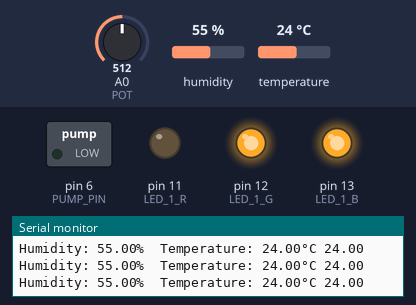
Recording of a sketch running on a simulated Arduino Uno, built with avr-gcc and run on an emulated ATmega328P. Parts: switched loads named in the sketch (green lamp = pin HIGH), output pins drawn as LEDs (lit = HIGH), the last lines printed to the serial monitor. The inputs (shaded band) are chosen by the test bench; at power-on: humidity 55 %, A0 (POT) = 512, temperature 24 °C.

Above: at 2.8 s.
2.9 s: humidity set to 52 %
9.0 s: humidity set to 49 %
At 11.1 s:
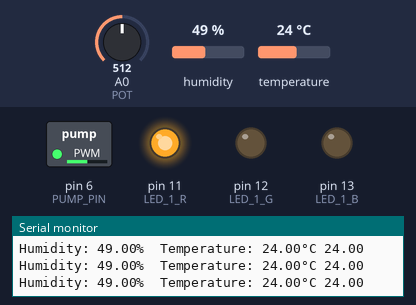
11.8 s: humidity set to 88 %
At 13.3 s:
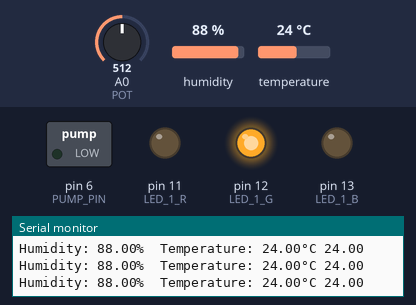
14.6 s: humidity set to 82 %
20.7 s: humidity set to 79 %
At 23.5 s:
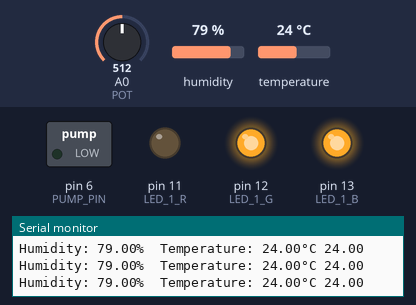
24.1 s: humidity set to 22 %
At 25.7 s:
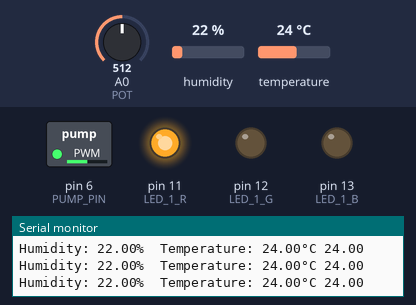
Timing chart, 0 to 27.2 s (numbered marks = the images above; inputs shaded):
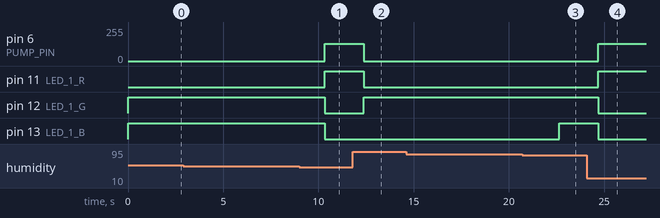

Measured:
- the behaviour switches between 51 and 50 % on humidity (found by bisection; images 0 and 1)
- the behaviour switches between 81 and 80 % on humidity (found by bisection; images 2 and 3)
- after the input at 9.0 s, pin 6 (PUMP_PIN): 0/255 → 128/255 after 1.3 s; pin 11 (LED_1_R): LOW → HIGH after 1.3 s; pin 12 (LED_1_G), pin 13 (LED_1_B): HIGH → LOW after 1.3 s
- after the input at 11.8 s, pin 6 (PUMP_PIN): 128/255 → 0/255 after 0.57 s; pin 11 (LED_1_R): HIGH → LOW after 0.57 s; pin 12 (LED_1_G): LOW → HIGH after 0.57 s
- after the input at 20.7 s, pin 13 (LED_1_B): LOW → HIGH after 1.9 s
- after the input at 24.1 s, pin 6 (PUMP_PIN): 0/255 → 128/255 after 0.59 s; pin 11 (LED_1_R): LOW → HIGH after 0.59 s; pin 12 (LED_1_G), pin 13 (LED_1_B): HIGH → LOW after 0.59 s

The sketch:

HumidityTimeSensor.ino
```cpp
// Setup the debug LED
const int LED_1_R = 11;
const int LED_1_G = 12;
const int LED_1_B = 13;

// Setup up the Humidity Monitor
#include "DHT.h"

#define DHTPIN 2
#define DHTTYPE DHT11

DHT dht(DHTPIN, DHTTYPE);

// Setup the pump
const int PUMP_PIN = 6;

// Setup the POT
const int POT = A0;
int c1 = 0;
int c2 = 0;

void setup() {

        Serial.begin(9600);

        // setup LEDs
        pinMode(LED_1_R, OUTPUT);
        pinMode(LED_1_G, OUTPUT);
        pinMode(LED_1_B, OUTPUT);

        // setup pump
        pinMode(PUMP_PIN, OUTPUT);

        // setup humidity monitor
        dht.begin();

        // setup POT
        //pinMode(POT, INPUT);
}

void loop() {

        // Reading the sensor
        float h = dht.readHumidity();
        float t = dht.readTemperature();
        Serial.println(t);
        serialWrite(h, t);

        if (h > 80.0) {
                green();
        }
        else if (h > 50) {
                yellow();
        }
        else {
                red();
        }

}

void red() {
        digitalWrite(LED_1_R, HIGH);
        digitalWrite(LED_1_G, LOW);
        digitalWrite(LED_1_B, LOW);
        //analogWrite(PUMP_PIN, 125);  // Can vary the motor speed using PWM between 100 and 250
        pumpRate();
}

void green() {
        digitalWrite(LED_1_R, LOW);
        digitalWrite(LED_1_G, HIGH);
        digitalWrite(LED_1_B, LOW);
        digitalWrite(PUMP_PIN, LOW);
}

void yellow() {
        digitalWrite(LED_1_R, LOW);
        digitalWrite(LED_1_G, HIGH);
        digitalWrite(LED_1_B, HIGH);
        digitalWrite(PUMP_PIN, LOW);
}

void serialWrite(float h, float t) {
  // Function for debug of humidity sensor

  // Check if any reads failed and exit early (to try again).
  if (isnan(h) || isnan(t)) {
    Serial.println(F("Failed to read from DHT sensor!"));
    return;
  }

  Serial.print(F("Humidity: "));
  Serial.print(h);
  Serial.print(F("%  Temperature: "));
  Serial.print(t);
  Serial.print(F("°C "));
}

void pumpRate() {
        c2 = analogRead(POT);
        // need to get the number 1024 to 0 down to 100 to 250
        c1 = 1024-c2;
        analogWrite(PUMP_PIN, c1 / 4);
}
```
